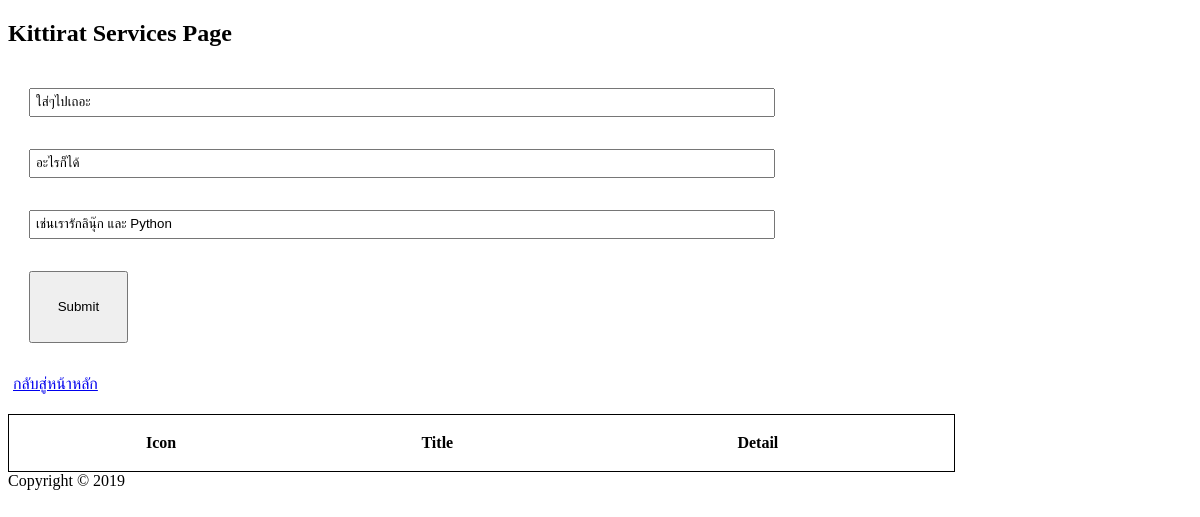
Before: /insert with the older database file.
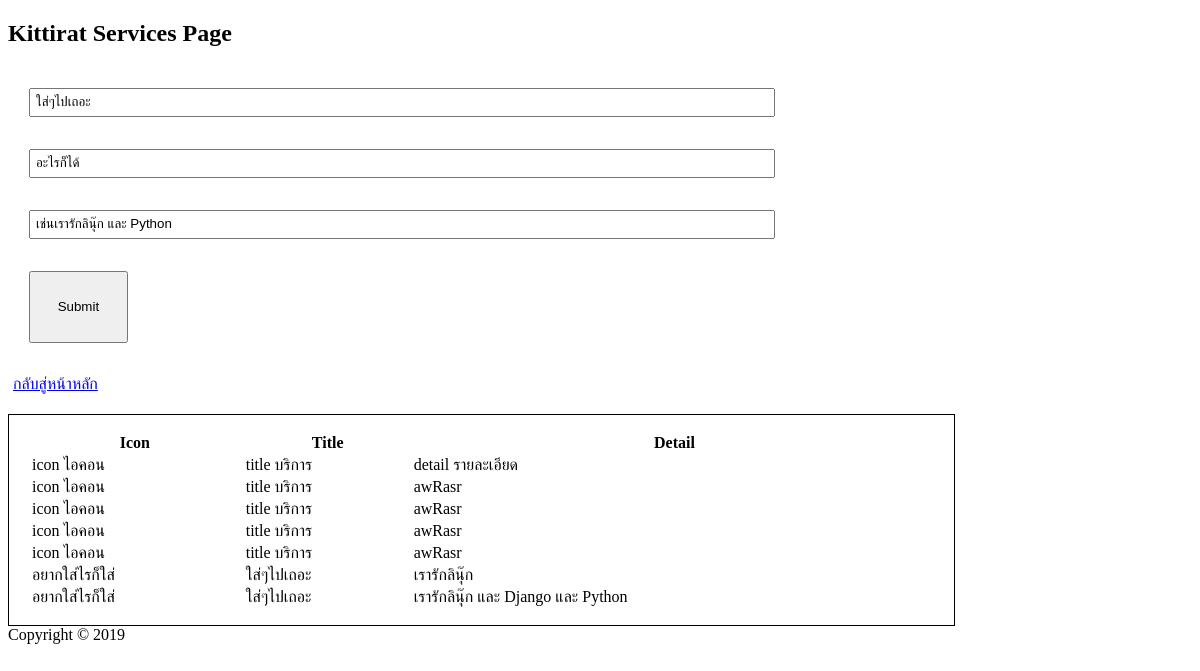
After: the same page with the newer database file.
### myapp/models.py (models this page shows)
class Service(models.Model):
    icon = models.CharField(max_length=200)
    title = models.CharField(max_length=300)
    detail = models.CharField(max_length=1000)
    def __str__(self):
        return self.title

### myapp/views.py (the view)
# urls.py: path('insert',appview.insert),
def insert(req):
    if req.method == 'POST':
        post = req.POST
        s = Service()
        s.icon = post['icon']
        s.title = post['title']
        s.detail = post['detail']
        s.save()
        services = Service.objects.all()
        print(services)
        return render(req, 'myapp/insert.html', { 'services': services })
    else:
        print('ร้องขอทำมะดา')
        services = Service.objects.all()
        print(services)
        return render(req, 'myapp/insert.html', { 'services': services })

### myapp/templates/myapp/insert.html (shortened to what this page needs)
<!DOCTYPE html>
<html lang="en">
  <head>
    {% load static %}
    <link href="{% static 'vendor/fontawesome-free/css/all.min.css' %}" rel="stylesheet" type="text/css">
  </head>
  <body>
    <nav> <h1> Kittirat Services Page </h1> </nav>
    <div>
      <section class="filled">
        <form action="insert" method="POST" enctype="multipart/form-data;charset=UTF-8">
          <div class="spacing"><input class="filled" type="text" name="icon" value="ใส่ๆไปเถอะ"/></div>
          <div class="spacing"><input class="filled" type="text" name="title" value="อะไรก็ได้"/></div>
          <div class="spacing"><input class="filled" type="text" name="detail" value="เช่นเรารักลินุ๊ก และ Python"/></div>
          <div class="spacing"><button style="padding: 2em;" type="submit">Submit</button></div>
          <p><a href="index"  class="btn btn-primary">กลับสู่หน้าหลัก</a></p>
        </form>
      </section>
      <div>
       <table style="width:80%; border: 1px solid black; padding: 1em;">
        <tr>
          <th>Icon</th>
          <th>Title</th>
          <th>Detail</th>
        </tr>
        {% for s in services %}
        <tr>
          <td> <i class="fa {{s.icon}}"></i> {{ s.icon }}</td>
          <td>{{ s.title }}</td>
          <td>{{ s.detail }}</td>
        </tr>
        {% endfor %}
      </table>
      </div>
    </div>
    <footer>
      <div>
        <div>Copyright &copy; 2019 </div>
      </div>
    </footer>
  </body>
</html>

Changed rows visible on the page:
added Service: icon "icon ไอคอน", title "title บริการ", detail "detail รายละเอียด"
added Service: icon "icon ไอคอน", title "title บริการ", detail "awRasr"
added Service: icon "icon ไอคอน", title "title บริการ", detail "awRasr"
added Service: icon "icon ไอคอน", title "title บริการ", detail "awRasr"
added Service: icon "icon ไอคอน", title "title บริการ", detail "awRasr"
added Service: icon "อยากใส่ไรก็ใส่", title "ใส่ๆไปเถอะ", detail "เรารักลินุ๊ก"
added Service: icon "อยากใส่ไรก็ใส่", title "ใส่ๆไปเถอะ", detail "เรารักลินุ๊ก และ Django และ Python"
